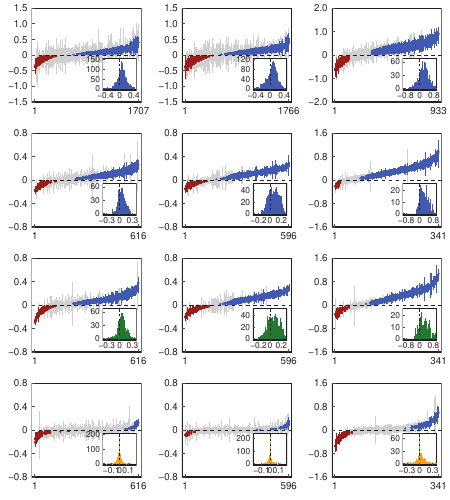

This chart was generated by the following R code:
rm(list = ls())
library(rstudioapi)
library(metafor)
library(ggplot2)
library(cowplot)
currentPath <- getSourceEditorContext()$path
charLocations <- gregexpr('/',currentPath)[[1]]
currentPath <- substring(currentPath,1,charLocations[length(charLocations)]-1)
setwd(currentPath)

##==== Function ====##
theme_custom <- function(){
  myTheme <- theme(panel.background = element_rect(fill = 'white',color = 'black',size = 0.5),
                   panel.grid = element_blank(),
                   legend.position = 'none',
                   plot.margin = margin(6,6,6,6),
                   plot.background = element_blank(),
                   axis.ticks = element_line(size = 0.3),
                   axis.ticks.length = unit(-0.15,'lines'),
                   axis.title.y = element_blank(),
                   axis.title.x = element_blank(),
                   axis.text.y = element_text(size = 7,margin = margin(0,3,0,0),color = '#000000'),
                   axis.text.x = element_text(size = 7,margin = margin(4,0,0,0),color = '#000000'))
  return(myTheme)
}
CMYKtoRGB <- function(C,M,Y,K){
  Rc <- (1-C)*(1-K)
  Gc <- (1-M)*(1-K)
  Bc <- (1-Y)*(1-K)
  R <- as.character(as.hexmode((ceiling(Rc*255))))
  G <- as.character(as.hexmode((ceiling(Gc*255))))
  B <- as.character(as.hexmode((ceiling(Bc*255))))
  if(nchar(R) == 1){
    R <- paste0('0',R)
  }
  if(nchar(G) == 1){
    G <- paste0('0',G)
  }
  if(nchar(B) == 1){
    B <- paste0('0',B)
  }
  RGBColor <- paste0('#',R,G,B)
  return(RGBColor)
}
##==== Function ====##

##==== Part 1: Height (Species) ====##
load('Data_Height_Species.R')
# Part 1.1: Prepare Data for drawing
dataMatrix <- dataMatrix[,c('yi','vi')]
dataMatrix <- dataMatrix[order(dataMatrix$yi),]
dataMatrix$vi <- sqrt(dataMatrix$vi)
selectIDs <- which((dataMatrix$yi <= quantile(dataMatrix$yi,0.98))&(dataMatrix$yi >= quantile(dataMatrix$yi,0.02))&(dataMatrix$vi < 0.4))
figData <- data.frame(Sample = seq(1,length(selectIDs)),Mean = dataMatrix$yi[selectIDs],SD = dataMatrix$vi[selectIDs])
extraFigData <- data.frame()
for(i in seq(1,nrow(figData))){
  if((figData[i,'Mean']+qnorm(0.975)*figData[i,'SD']) < 0){
    tempData <- figData[i,]
    tempData$Color <- CMYKtoRGB(0.1,0.91,0.91,0.35)
    extraFigData <- rbind(extraFigData,tempData)
  }
  if((figData[i,'Mean']-qnorm(0.975)*figData[i,'SD']) > 0){
    tempData <- figData[i,]
    tempData$Color <- CMYKtoRGB(0.84,0.67,0,0)
    extraFigData <- rbind(extraFigData,tempData)
  }
}
# Part 1.2: Draw
fig_S10a <- ggplot()+
  geom_errorbar(data = figData,mapping = aes(x = Sample,ymin = Mean - qnorm(0.975)*SD,ymax = Mean + qnorm(0.975)*SD),
                color = '#C8C8C8',size = 0.1,width = 0)+
  geom_errorbar(data = extraFigData,mapping = aes(x = Sample,ymin = Mean - qnorm(0.975)*SD,ymax = Mean + qnorm(0.975)*SD),
                color = extraFigData$Color,size = 0.1,width = 0)+
  geom_point(data = extraFigData,mapping = aes(x = Sample,y = Mean),color = extraFigData$Color,size = 0.1)+
  geom_hline(yintercept = 0,linetype = 'dashed',color = '#000000',size = 0.3)+
  scale_x_continuous(limits = c(1,nrow(figData)),breaks = c(1,nrow(figData)),labels = c('1',as.character(nrow(dataMatrix))),expand = c(0.03,0.03))+
  scale_y_continuous(limits = c(-1.5,1.5),breaks = seq(-1.5,1.5,0.5),labels = c('-1.5','-1.0','-0.5','0','0.5','1.0','1.5'),expand = c(0,0))+
  theme_custom()
fig_S10a_Insert <- ggplot()+
  geom_histogram(data = figData,mapping = aes(x = Mean),binwidth = 0.02,fill = CMYKtoRGB(0.84,0.67,0,0))+
  geom_vline(xintercept = 0,size = 0.2,color = '#000000',linetype = 'dashed')+
  scale_x_continuous(limits = c(-0.48,0.48),breaks = seq(-0.4,0.4,0.4),labels = c('-0.4','0','0.4'),expand = c(0,0))+
  scale_y_continuous(limits = c(0,150),breaks = seq(0,150,50))+
  theme_custom()+
  theme(plot.margin = margin(2,2,2,2),
        axis.ticks.length = unit(-0.1,'lines'),
        axis.title.x = element_blank(),
        axis.title.y = element_blank(),
        axis.text.x = element_text(size = 6,margin = margin(2,0,0,0),color = '#000000'),
        axis.text.y = element_text(size = 6,margin = margin(0,2,0,0),color = '#000000'))
##==== Part 1: Height (Species) ====##

##==== Part 2: DBH (Species) ====##
load('Data_DBH_Species.R')
# Part 2.1: Prepare Data for drawing
dataMatrix <- dataMatrix[,c('yi','vi')]
dataMatrix <- dataMatrix[order(dataMatrix$yi),]
dataMatrix$vi <- sqrt(dataMatrix$vi)
selectIDs <- which((dataMatrix$yi <= quantile(dataMatrix$yi,0.98))&(dataMatrix$yi >= quantile(dataMatrix$yi,0.02))&(dataMatrix$vi < 0.3))
figData <- data.frame(Sample = seq(1,length(selectIDs)),Mean = dataMatrix$yi[selectIDs],SD = dataMatrix$vi[selectIDs])
extraFigData <- data.frame()
for(i in seq(1,nrow(figData))){
  if((figData[i,'Mean']+qnorm(0.975)*figData[i,'SD']) < 0){
    tempData <- figData[i,]
    tempData$Color <- CMYKtoRGB(0.1,0.91,0.91,0.35)
    extraFigData <- rbind(extraFigData,tempData)
  }
  if((figData[i,'Mean']-qnorm(0.975)*figData[i,'SD']) > 0){
    tempData <- figData[i,]
    tempData$Color <- CMYKtoRGB(0.84,0.67,0,0)
    extraFigData <- rbind(extraFigData,tempData)
  }
}
# Part 2.2: Draw
fig_S10b <- ggplot()+
  geom_errorbar(data = figData,mapping = aes(x = Sample,ymin = Mean - qnorm(0.975)*SD,ymax = Mean + qnorm(0.975)*SD),
                color = '#C8C8C8',size = 0.1,width = 0)+
  geom_errorbar(data = extraFigData,mapping = aes(x = Sample,ymin = Mean - qnorm(0.975)*SD,ymax = Mean + qnorm(0.975)*SD),
                color = extraFigData$Color,size = 0.1,width = 0)+
  geom_point(data = extraFigData,mapping = aes(x = Sample,y = Mean),color = extraFigData$Color,size = 0.1)+
  geom_hline(yintercept = 0,linetype = 'dashed',color = '#000000',size = 0.3)+
  scale_x_continuous(limits = c(1,nrow(figData)),breaks = c(1,nrow(figData)),labels = c('1',as.character(nrow(dataMatrix))),expand = c(0.03,0.03))+
  scale_y_continuous(limits = c(-1.5,1.5),breaks = seq(-1.5,1.5,0.5),labels = c('-1.5','-1.0','-0.5','0','0.5','1.0','1.5'),expand = c(0,0))+
  theme_custom()
fig_S10b_Insert <- ggplot()+
  geom_histogram(data = figData,mapping = aes(x = Mean),binwidth = 0.02,fill = CMYKtoRGB(0.84,0.67,0,0))+
  geom_vline(xintercept = 0,size = 0.2,color = '#000000',linetype = 'dashed')+
  scale_x_continuous(limits = c(-0.48,0.48),breaks = seq(-0.4,0.4,0.4),labels = c('-0.4','0','0.4'),expand = c(0,0))+
  scale_y_continuous(limits = c(0,120),breaks = seq(0,120,40))+
  theme_custom()+
  theme(plot.margin = margin(2,2,2,2),
        axis.ticks.length = unit(-0.1,'lines'),
        axis.title.x = element_blank(),
        axis.title.y = element_blank(),
        axis.text.x = element_text(size = 6,margin = margin(2,0,0,0),color = '#000000'),
        axis.text.y = element_text(size = 6,margin = margin(0,2,0,0),color = '#000000'))
##==== Part 2: DBH (Species) ====##

##==== Part 3: Biomass (Species) ====##
load('Data_Bio_Species.R')
# Part 3.1: Prepare Data for drawing
dataMatrix <- dataMatrix[,c('yi','vi')]
dataMatrix <- dataMatrix[order(dataMatrix$yi),]
dataMatrix$vi <- sqrt(dataMatrix$vi)
selectIDs <- which((dataMatrix$yi <= quantile(dataMatrix$yi,0.98))&(dataMatrix$yi >= quantile(dataMatrix$yi,0.02))&(dataMatrix$vi < 0.3))
figData <- data.frame(Sample = seq(1,length(selectIDs)),Mean = dataMatrix$yi[selectIDs],SD = dataMatrix$vi[selectIDs])
extraFigData <- data.frame()
for(i in seq(1,nrow(figData))){
  if((figData[i,'Mean']+qnorm(0.975)*figData[i,'SD']) < 0){
    tempData <- figData[i,]
    tempData$Color <- CMYKtoRGB(0.1,0.91,0.91,0.35)
    extraFigData <- rbind(extraFigData,tempData)
  }
  if((figData[i,'Mean']-qnorm(0.975)*figData[i,'SD']) > 0){
    tempData <- figData[i,]
    tempData$Color <- CMYKtoRGB(0.84,0.67,0,0)
    extraFigData <- rbind(extraFigData,tempData)
  }
}
# Part 3.2: Draw
fig_S10c <- ggplot()+
  geom_errorbar(data = figData,mapping = aes(x = Sample,ymin = Mean - qnorm(0.975)*SD,ymax = Mean + qnorm(0.975)*SD),
                color = '#C8C8C8',size = 0.1,width = 0)+
  geom_errorbar(data = extraFigData,mapping = aes(x = Sample,ymin = Mean - qnorm(0.975)*SD,ymax = Mean + qnorm(0.975)*SD),
                color = extraFigData$Color,size = 0.1,width = 0)+
  geom_point(data = extraFigData,mapping = aes(x = Sample,y = Mean),color = extraFigData$Color,size = 0.1)+
  geom_hline(yintercept = 0,linetype = 'dashed',color = '#000000',size = 0.3)+
  scale_x_continuous(limits = c(1,nrow(figData)),breaks = c(1,nrow(figData)),labels = c('1',as.character(nrow(dataMatrix))),expand = c(0.03,0.03))+
  scale_y_continuous(limits = c(-2,2),breaks = seq(-2,2,1),labels = c('-2.0','-1.0','0','1.0','2.0'),expand = c(0,0))+
  theme_custom()
fig_S10c_Insert <- ggplot()+
  geom_histogram(data = figData,mapping = aes(x = Mean),binwidth = 0.04,fill = CMYKtoRGB(0.84,0.67,0,0))+
  geom_vline(xintercept = 0,size = 0.2,color = '#000000',linetype = 'dashed')+
  scale_x_continuous(limits = c(-0.96,0.96),breaks = seq(-0.8,0.8,0.8),labels = c('-0.8','0','0.8'),expand = c(0,0))+
  scale_y_continuous(limits = c(0,65),breaks = seq(0,60,30))+
  theme_custom()+
  theme(plot.margin = margin(2,2,2,2),
        axis.ticks.length = unit(-0.1,'lines'),
        axis.title.x = element_blank(),
        axis.title.y = element_blank(),
        axis.text.x = element_text(size = 6,margin = margin(2,0,0,0),color = '#000000'),
        axis.text.y = element_text(size = 6,margin = margin(0,2,0,0),color = '#000000'))
##==== Part 3: Biomass (Species) ====##

##==== Part 4: Height (NE) ====##
load('Data_Height_Community.R')
# Part 4.1: Prepare Data for drawing
dataMatrix <- dataMatrix[,c('Net_yi','Net_vi')]
dataMatrix <- dataMatrix[order(dataMatrix$Net_yi),]
dataMatrix$Net_vi <- sqrt(dataMatrix$Net_vi)
selectIDs <- which((dataMatrix$Net_yi <= quantile(dataMatrix$Net_yi,0.98))&(dataMatrix$Net_yi >= quantile(dataMatrix$Net_yi,0.02))&(dataMatrix$Net_vi < 0.4))
figData <- data.frame(Sample = seq(1,length(selectIDs)),Mean = dataMatrix$Net_yi[selectIDs],SD = dataMatrix$Net_vi[selectIDs])
extraFigData <- data.frame()
for(i in seq(1,nrow(figData))){
  if((figData[i,'Mean']+qnorm(0.975)*figData[i,'SD']) < 0){
    tempData <- figData[i,]
    tempData$Color <- CMYKtoRGB(0.1,0.91,0.91,0.35)
    extraFigData <- rbind(extraFigData,tempData)
  }
  if((figData[i,'Mean']-qnorm(0.975)*figData[i,'SD']) > 0){
    tempData <- figData[i,]
    tempData$Color <- CMYKtoRGB(0.84,0.67,0,0)
    extraFigData <- rbind(extraFigData,tempData)
  }
}
# Part 4.2: Draw
fig_S10d <- ggplot()+
  geom_errorbar(data = figData,mapping = aes(x = Sample,ymin = Mean - qnorm(0.975)*SD,ymax = Mean + qnorm(0.975)*SD),
                color = '#C8C8C8',size = 0.1,width = 0)+
  geom_errorbar(data = extraFigData,mapping = aes(x = Sample,ymin = Mean - qnorm(0.975)*SD,ymax = Mean + qnorm(0.975)*SD),
                color = extraFigData$Color,size = 0.1,width = 0)+
  geom_point(data = extraFigData,mapping = aes(x = Sample,y = Mean),color = extraFigData$Color,size = 0.1)+
  geom_hline(yintercept = 0,linetype = 'dashed',color = '#000000',size = 0.3)+
  scale_x_continuous(limits = c(1,nrow(figData)),breaks = c(1,nrow(figData)),labels = c('1',as.character(nrow(dataMatrix))),expand = c(0.03,0.03))+
  scale_y_continuous(limits = c(-0.8,0.8),breaks = seq(-0.8,0.8,0.4),labels = c('-0.8','-0.4','0','0.4','0.8'),expand = c(0,0))+
  theme_custom()
fig_S10d_Insert <- ggplot()+
  geom_histogram(data = figData,mapping = aes(x = Mean),binwidth = 0.02,fill = CMYKtoRGB(0.84,0.67,0,0))+
  geom_vline(xintercept = 0,size = 0.2,color = '#000000',linetype = 'dashed')+
  scale_x_continuous(limits = c(-0.4,0.4),breaks = seq(-0.3,0.3,0.3),labels = c('-0.3','0','0.3'),expand = c(0,0))+
  scale_y_continuous(limits = c(0,65),breaks = seq(0,60,30))+
  theme_custom()+
  theme(plot.margin = margin(2,2,2,2),
        axis.ticks.length = unit(-0.1,'lines'),
        axis.title.x = element_blank(),
        axis.title.y = element_blank(),
        axis.text.x = element_text(size = 6,margin = margin(2,0,0,0),color = '#000000'),
        axis.text.y = element_text(size = 6,margin = margin(0,2,0,0),color = '#000000'))
##==== Part 4: Height (NE) ====##

##==== Part 5: DBH (NE) ====##
load('Data_DBH_Community.R')
# Part 5.1: Prepare Data for drawing
dataMatrix <- dataMatrix[,c('Net_yi','Net_vi')]
dataMatrix <- dataMatrix[order(dataMatrix$Net_yi),]
dataMatrix$Net_vi <- sqrt(dataMatrix$Net_vi)
selectIDs <- which((dataMatrix$Net_yi <= quantile(dataMatrix$Net_yi,0.98))&(dataMatrix$Net_yi >= quantile(dataMatrix$Net_yi,0.02))&(dataMatrix$Net_vi < 0.4))
figData <- data.frame(Sample = seq(1,length(selectIDs)),Mean = dataMatrix$Net_yi[selectIDs],SD = dataMatrix$Net_vi[selectIDs])
extraFigData <- data.frame()
for(i in seq(1,nrow(figData))){
  if((figData[i,'Mean']+qnorm(0.975)*figData[i,'SD']) < 0){
    tempData <- figData[i,]
    tempData$Color <- CMYKtoRGB(0.1,0.91,0.91,0.35)
    extraFigData <- rbind(extraFigData,tempData)
  }
  if((figData[i,'Mean']-qnorm(0.975)*figData[i,'SD']) > 0){
    tempData <- figData[i,]
    tempData$Color <- CMYKtoRGB(0.84,0.67,0,0)
    extraFigData <- rbind(extraFigData,tempData)
  }
}
# Part 5.2: Draw
fig_S10e <- ggplot()+
  geom_errorbar(data = figData,mapping = aes(x = Sample,ymin = Mean - qnorm(0.975)*SD,ymax = Mean + qnorm(0.975)*SD),
                color = '#C8C8C8',size = 0.1,width = 0)+
  geom_errorbar(data = extraFigData,mapping = aes(x = Sample,ymin = Mean - qnorm(0.975)*SD,ymax = Mean + qnorm(0.975)*SD),
                color = extraFigData$Color,size = 0.1,width = 0)+
  geom_point(data = extraFigData,mapping = aes(x = Sample,y = Mean),color = extraFigData$Color,size = 0.1)+
  geom_hline(yintercept = 0,linetype = 'dashed',color = '#000000',size = 0.3)+
  scale_x_continuous(limits = c(1,nrow(figData)),breaks = c(1,nrow(figData)),labels = c('1',as.character(nrow(dataMatrix))),expand = c(0.03,0.03))+
  scale_y_continuous(limits = c(-0.8,0.8),breaks = seq(-0.8,0.8,0.4),labels = c('-0.8','-0.4','0','0.4','0.8'),expand = c(0,0))+
  theme_custom()
fig_S10e_Insert <- ggplot()+
  geom_histogram(data = figData,mapping = aes(x = Mean),binwidth = 0.02,fill = CMYKtoRGB(0.84,0.67,0,0))+
  geom_vline(xintercept = 0,size = 0.2,color = '#000000',linetype = 'dashed')+
  scale_x_continuous(limits = c(-0.3,0.3),breaks = seq(-0.2,0.2,0.2),labels = c('-0.2','0','0.2'),expand = c(0,0))+
  scale_y_continuous(limits = c(0,50),breaks = seq(0,40,20))+
  theme_custom()+
  theme(plot.margin = margin(2,2,2,2),
        axis.ticks.length = unit(-0.1,'lines'),
        axis.title.x = element_blank(),
        axis.title.y = element_blank(),
        axis.text.x = element_text(size = 6,margin = margin(2,0,0,0),color = '#000000'),
        axis.text.y = element_text(size = 6,margin = margin(0,2,0,0),color = '#000000'))
##==== Part 5: DBH (NE) ====##

##==== Part 6: Biomass (NE) ====##
load('Data_Bio_Community.R')
# Part 6.1: Prepare Data for drawing
dataMatrix <- dataMatrix[,c('Net_yi','Net_vi')]
dataMatrix <- dataMatrix[order(dataMatrix$Net_yi),]
dataMatrix$Net_vi <- sqrt(dataMatrix$Net_vi)
selectIDs <- which((dataMatrix$Net_yi <= quantile(dataMatrix$Net_yi,0.98))&(dataMatrix$Net_yi >= quantile(dataMatrix$Net_yi,0.02))&(dataMatrix$Net_vi < 0.4))
figData <- data.frame(Sample = seq(1,length(selectIDs)),Mean = dataMatrix$Net_yi[selectIDs],SD = dataMatrix$Net_vi[selectIDs])
extraFigData <- data.frame()
for(i in seq(1,nrow(figData))){
  if((figData[i,'Mean']+qnorm(0.975)*figData[i,'SD']) < 0){
    tempData <- figData[i,]
    tempData$Color <- CMYKtoRGB(0.1,0.91,0.91,0.35)
    extraFigData <- rbind(extraFigData,tempData)
  }
  if((figData[i,'Mean']-qnorm(0.975)*figData[i,'SD']) > 0){
    tempData <- figData[i,]
    tempData$Color <- CMYKtoRGB(0.84,0.67,0,0)
    extraFigData <- rbind(extraFigData,tempData)
  }
}
# Part 6.2: Draw
fig_S10f <- ggplot()+
  geom_errorbar(data = figData,mapping = aes(x = Sample,ymin = Mean - qnorm(0.975)*SD,ymax = Mean + qnorm(0.975)*SD),
                color = '#C8C8C8',size = 0.1,width = 0)+
  geom_errorbar(data = extraFigData,mapping = aes(x = Sample,ymin = Mean - qnorm(0.975)*SD,ymax = Mean + qnorm(0.975)*SD),
                color = extraFigData$Color,size = 0.1,width = 0)+
  geom_point(data = extraFigData,mapping = aes(x = Sample,y = Mean),color = extraFigData$Color,size = 0.1)+
  geom_hline(yintercept = 0,linetype = 'dashed',color = '#000000',size = 0.3)+
  scale_x_continuous(limits = c(1,nrow(figData)),breaks = c(1,nrow(figData)),labels = c('1',as.character(nrow(dataMatrix))),expand = c(0.03,0.03))+
  scale_y_continuous(limits = c(-1.6,1.6),breaks = seq(-1.6,1.6,0.8),labels = c('-1.6','-0.8','0','0.8','1.6'),expand = c(0,0))+
  theme_custom()
fig_S10f_Insert <- ggplot()+
  geom_histogram(data = figData,mapping = aes(x = Mean),binwidth = 0.04,fill = CMYKtoRGB(0.84,0.67,0,0))+
  geom_vline(xintercept = 0,size = 0.2,color = '#000000',linetype = 'dashed')+
  scale_x_continuous(limits = c(-1,1),breaks = seq(-0.8,0.8,0.8),labels = c('-0.8','0','0.8'),expand = c(0,0))+
  scale_y_continuous(limits = c(0,25),breaks = seq(0,20,10))+
  theme_custom()+
  theme(plot.margin = margin(2,2,2,2),
        axis.ticks.length = unit(-0.1,'lines'),
        axis.title.x = element_blank(),
        axis.title.y = element_blank(),
        axis.text.x = element_text(size = 6,margin = margin(2,0,0,0),color = '#000000'),
        axis.text.y = element_text(size = 6,margin = margin(0,2,0,0),color = '#000000'))
##==== Part 6: Biomass (NE) ====##

##==== Part 7: Height (CE) ====##
load('Data_Height_Community.R')
# Part 7.1: Prepare Data for drawing
dataMatrix <- dataMatrix[,c('Com_yi','Com_vi')]
dataMatrix <- dataMatrix[order(dataMatrix$Com_yi),]
dataMatrix$Com_vi <- sqrt(dataMatrix$Com_vi)
selectIDs <- which((dataMatrix$Com_yi <= quantile(dataMatrix$Com_yi,0.98))&(dataMatrix$Com_yi >= quantile(dataMatrix$Com_yi,0.02))&(dataMatrix$Com_vi < 0.4))
figData <- data.frame(Sample = seq(1,length(selectIDs)),Mean = dataMatrix$Com_yi[selectIDs],SD = dataMatrix$Com_vi[selectIDs])
extraFigData <- data.frame()
for(i in seq(1,nrow(figData))){
  if((figData[i,'Mean']+qnorm(0.975)*figData[i,'SD']) < 0){
    tempData <- figData[i,]
    tempData$Color <- CMYKtoRGB(0.1,0.91,0.91,0.35)
    extraFigData <- rbind(extraFigData,tempData)
  }
  if((figData[i,'Mean']-qnorm(0.975)*figData[i,'SD']) > 0){
    tempData <- figData[i,]
    tempData$Color <- CMYKtoRGB(0.84,0.67,0,0)
    extraFigData <- rbind(extraFigData,tempData)
  }
}
# Part 7.2: Draw
fig_S10g <- ggplot()+
  geom_errorbar(data = figData,mapping = aes(x = Sample,ymin = Mean - qnorm(0.975)*SD,ymax = Mean + qnorm(0.975)*SD),
                color = '#C8C8C8',size = 0.1,width = 0)+
  geom_errorbar(data = extraFigData,mapping = aes(x = Sample,ymin = Mean - qnorm(0.975)*SD,ymax = Mean + qnorm(0.975)*SD),
                color = extraFigData$Color,size = 0.1,width = 0)+
  geom_point(data = extraFigData,mapping = aes(x = Sample,y = Mean),color = extraFigData$Color,size = 0.1)+
  geom_hline(yintercept = 0,linetype = 'dashed',color = '#000000',size = 0.3)+
  scale_x_continuous(limits = c(1,nrow(figData)),breaks = c(1,nrow(figData)),labels = c('1',as.character(nrow(dataMatrix))),expand = c(0.03,0.03))+
  scale_y_continuous(limits = c(-0.8,0.8),breaks = seq(-0.8,0.8,0.4),labels = c('-0.8','-0.4','0','0.4','0.8'),expand = c(0,0))+
  theme_custom()
fig_S10g_Insert <- ggplot()+
  geom_histogram(data = figData,mapping = aes(x = Mean),binwidth = 0.02,fill = CMYKtoRGB(0.82,0.20,0.93,0.24))+
  geom_vline(xintercept = 0,size = 0.2,color = '#000000',linetype = 'dashed')+
  scale_x_continuous(limits = c(-0.4,0.4),breaks = seq(-0.3,0.3,0.3),labels = c('-0.3','0','0.3'),expand = c(0,0))+
  scale_y_continuous(limits = c(0,65),breaks = seq(0,60,30))+
  theme_custom()+
  theme(plot.margin = margin(2,2,2,2),
        axis.ticks.length = unit(-0.1,'lines'),
        axis.title.x = element_blank(),
        axis.title.y = element_blank(),
        axis.text.x = element_text(size = 6,margin = margin(2,0,0,0),color = '#000000'),
        axis.text.y = element_text(size = 6,margin = margin(0,2,0,0),color = '#000000'))
##==== Part 7: Height (CE) ====##

##==== Part 8: DBH (CE) ====##
load('Data_DBH_Community.R')
# Part 8.1: Prepare Data for drawing
dataMatrix <- dataMatrix[,c('Com_yi','Com_vi')]
dataMatrix <- dataMatrix[order(dataMatrix$Com_yi),]
dataMatrix$Com_vi <- sqrt(dataMatrix$Com_vi)
selectIDs <- which((dataMatrix$Com_yi <= quantile(dataMatrix$Com_yi,0.98))&(dataMatrix$Com_yi >= quantile(dataMatrix$Com_yi,0.02))&(dataMatrix$Com_vi < 0.4))
figData <- data.frame(Sample = seq(1,length(selectIDs)),Mean = dataMatrix$Com_yi[selectIDs],SD = dataMatrix$Com_vi[selectIDs])
extraFigData <- data.frame()
for(i in seq(1,nrow(figData))){
  if((figData[i,'Mean']+qnorm(0.975)*figData[i,'SD']) < 0){
    tempData <- figData[i,]
    tempData$Color <- CMYKtoRGB(0.1,0.91,0.91,0.35)
    extraFigData <- rbind(extraFigData,tempData)
  }
  if((figData[i,'Mean']-qnorm(0.975)*figData[i,'SD']) > 0){
    tempData <- figData[i,]
    tempData$Color <- CMYKtoRGB(0.84,0.67,0,0)
    extraFigData <- rbind(extraFigData,tempData)
  }
}
# Part 8.2: Draw
fig_S10h <- ggplot()+
  geom_errorbar(data = figData,mapping = aes(x = Sample,ymin = Mean - qnorm(0.975)*SD,ymax = Mean + qnorm(0.975)*SD),
                color = '#C8C8C8',size = 0.1,width = 0)+
  geom_errorbar(data = extraFigData,mapping = aes(x = Sample,ymin = Mean - qnorm(0.975)*SD,ymax = Mean + qnorm(0.975)*SD),
                color = extraFigData$Color,size = 0.1,width = 0)+
  geom_point(data = extraFigData,mapping = aes(x = Sample,y = Mean),color = extraFigData$Color,size = 0.1)+
  geom_hline(yintercept = 0,linetype = 'dashed',color = '#000000',size = 0.3)+
  scale_x_continuous(limits = c(1,nrow(figData)),breaks = c(1,nrow(figData)),labels = c('1',as.character(nrow(dataMatrix))),expand = c(0.03,0.03))+
  scale_y_continuous(limits = c(-0.8,0.8),breaks = seq(-0.8,0.8,0.4),labels = c('-0.8','-0.4','0','0.4','0.8'),expand = c(0,0))+
  theme_custom()
fig_S10h_Insert <- ggplot()+
  geom_histogram(data = figData,mapping = aes(x = Mean),binwidth = 0.02,fill = CMYKtoRGB(0.82,0.20,0.93,0.24))+
  geom_vline(xintercept = 0,size = 0.2,color = '#000000',linetype = 'dashed')+
  scale_x_continuous(limits = c(-0.3,0.3),breaks = seq(-0.2,0.2,0.2),labels = c('-0.2','0','0.2'),expand = c(0,0))+
  scale_y_continuous(limits = c(0,50),breaks = seq(0,40,20))+
  theme_custom()+
  theme(plot.margin = margin(2,2,2,2),
        axis.ticks.length = unit(-0.1,'lines'),
        axis.title.x = element_blank(),
        axis.title.y = element_blank(),
        axis.text.x = element_text(size = 6,margin = margin(2,0,0,0),color = '#000000'),
        axis.text.y = element_text(size = 6,margin = margin(0,2,0,0),color = '#000000'))
##==== Part 8: DBH (CE) ====##

##==== Part 9: Biomass (CE) ====##
load('Data_Bio_Community.R')
# Part 9.1: Prepare Data for drawing
dataMatrix <- dataMatrix[,c('Com_yi','Com_vi')]
dataMatrix <- dataMatrix[order(dataMatrix$Com_yi),]
dataMatrix$Com_vi <- sqrt(dataMatrix$Com_vi)
selectIDs <- which((dataMatrix$Com_yi <= quantile(dataMatrix$Com_yi,0.98))&(dataMatrix$Com_yi >= quantile(dataMatrix$Com_yi,0.02))&(dataMatrix$Com_vi < 0.4))
figData <- data.frame(Sample = seq(1,length(selectIDs)),Mean = dataMatrix$Com_yi[selectIDs],SD = dataMatrix$Com_vi[selectIDs])
extraFigData <- data.frame()
for(i in seq(1,nrow(figData))){
  if((figData[i,'Mean']+qnorm(0.975)*figData[i,'SD']) < 0){
    tempData <- figData[i,]
    tempData$Color <- CMYKtoRGB(0.1,0.91,0.91,0.35)
    extraFigData <- rbind(extraFigData,tempData)
  }
  if((figData[i,'Mean']-qnorm(0.975)*figData[i,'SD']) > 0){
    tempData <- figData[i,]
    tempData$Color <- CMYKtoRGB(0.84,0.67,0,0)
    extraFigData <- rbind(extraFigData,tempData)
  }
}
# Part 9.2: Draw
fig_S10i <- ggplot()+
  geom_errorbar(data = figData,mapping = aes(x = Sample,ymin = Mean - qnorm(0.975)*SD,ymax = Mean + qnorm(0.975)*SD),
                color = '#C8C8C8',size = 0.1,width = 0)+
  geom_errorbar(data = extraFigData,mapping = aes(x = Sample,ymin = Mean - qnorm(0.975)*SD,ymax = Mean + qnorm(0.975)*SD),
                color = extraFigData$Color,size = 0.1,width = 0)+
  geom_point(data = extraFigData,mapping = aes(x = Sample,y = Mean),color = extraFigData$Color,size = 0.1)+
  geom_hline(yintercept = 0,linetype = 'dashed',color = '#000000',size = 0.3)+
  scale_x_continuous(limits = c(1,nrow(figData)),breaks = c(1,nrow(figData)),labels = c('1',as.character(nrow(dataMatrix))),expand = c(0.03,0.03))+
  scale_y_continuous(limits = c(-1.6,1.6),breaks = seq(-1.6,1.6,0.8),labels = c('-1.6','-0.8','0','0.8','1.6'),expand = c(0,0))+
  theme_custom()
fig_S10i_Insert <- ggplot()+
  geom_histogram(data = figData,mapping = aes(x = Mean),binwidth = 0.04,fill = CMYKtoRGB(0.82,0.20,0.93,0.24))+
  geom_vline(xintercept = 0,size = 0.2,color = '#000000',linetype = 'dashed')+
  scale_x_continuous(limits = c(-1,1),breaks = seq(-0.8,0.8,0.8),labels = c('-0.8','0','0.8'),expand = c(0,0))+
  scale_y_continuous(limits = c(0,25),breaks = seq(0,20,10))+
  theme_custom()+
  theme(plot.margin = margin(2,2,2,2),
        axis.ticks.length = unit(-0.1,'lines'),
        axis.title.x = element_blank(),
        axis.title.y = element_blank(),
        axis.text.x = element_text(size = 6,margin = margin(2,0,0,0),color = '#000000'),
        axis.text.y = element_text(size = 6,margin = margin(0,2,0,0),color = '#000000'))
##==== Part 9: Biomass (CE) ====##

##==== Part 10: Height (SE) ====##
load('Data_Height_Community.R')
# Part 10.1: Prepare Data for drawing
dataMatrix <- dataMatrix[,c('Sel_yi','Sel_vi')]
dataMatrix <- dataMatrix[order(dataMatrix$Sel_yi),]
dataMatrix$Sel_vi <- sqrt(dataMatrix$Sel_vi)
selectIDs <- which((dataMatrix$Sel_yi <= quantile(dataMatrix$Sel_yi,0.98))&(dataMatrix$Sel_yi >= quantile(dataMatrix$Sel_yi,0.02))&(dataMatrix$Sel_vi < 0.4))
figData <- data.frame(Sample = seq(1,length(selectIDs)),Mean = dataMatrix$Sel_yi[selectIDs],SD = dataMatrix$Sel_vi[selectIDs])
extraFigData <- data.frame()
for(i in seq(1,nrow(figData))){
  if((figData[i,'Mean']+qnorm(0.975)*figData[i,'SD']) < 0){
    tempData <- figData[i,]
    tempData$Color <- CMYKtoRGB(0.1,0.91,0.91,0.35)
    extraFigData <- rbind(extraFigData,tempData)
  }
  if((figData[i,'Mean']-qnorm(0.975)*figData[i,'SD']) > 0){
    tempData <- figData[i,]
    tempData$Color <- CMYKtoRGB(0.84,0.67,0,0)
    extraFigData <- rbind(extraFigData,tempData)
  }
}
# Part 10.2: Draw
fig_S10j <- ggplot()+
  geom_errorbar(data = figData,mapping = aes(x = Sample,ymin = Mean - qnorm(0.975)*SD,ymax = Mean + qnorm(0.975)*SD),
                color = '#C8C8C8',size = 0.1,width = 0)+
  geom_errorbar(data = extraFigData,mapping = aes(x = Sample,ymin = Mean - qnorm(0.975)*SD,ymax = Mean + qnorm(0.975)*SD),
                color = extraFigData$Color,size = 0.1,width = 0)+
  geom_point(data = extraFigData,mapping = aes(x = Sample,y = Mean),color = extraFigData$Color,size = 0.1)+
  geom_hline(yintercept = 0,linetype = 'dashed',color = '#000000',size = 0.3)+
  scale_x_continuous(limits = c(1,nrow(figData)),breaks = c(1,nrow(figData)),labels = c('1',as.character(nrow(dataMatrix))),expand = c(0.03,0.03))+
  scale_y_continuous(limits = c(-0.8,0.8),breaks = seq(-0.8,0.8,0.4),labels = c('-0.8','-0.4','0','0.4','0.8'),expand = c(0,0))+
  theme_custom()
fig_S10j_Insert <- ggplot()+
  geom_histogram(data = figData,mapping = aes(x = Mean),binwidth = 0.01,fill = CMYKtoRGB(0,0.38,0.96,0))+
  geom_vline(xintercept = 0,size = 0.2,color = '#000000',linetype = 'dashed')+
  scale_x_continuous(limits = c(-0.2,0.2),breaks = seq(-0.1,0.1,0.1),labels = c('-0.1','0','0.1'),expand = c(0,0))+
  scale_y_continuous(limits = c(0,200),breaks = seq(0,200,100),labels = c('0','100','200'))+
  theme_custom()+
  theme(plot.margin = margin(2,2,2,2),
        axis.ticks.length = unit(-0.1,'lines'),
        axis.title.x = element_blank(),
        axis.title.y = element_blank(),
        axis.text.x = element_text(size = 6,margin = margin(2,0,0,0),color = '#000000'),
        axis.text.y = element_text(size = 6,margin = margin(0,2,0,0),color = '#000000'))
##==== Part 10: Height (SE) ====##

##==== Part 11: DBH (SE) ====##
load('Data_DBH_Community.R')
# Part 11.1: Prepare Data for drawing
dataMatrix <- dataMatrix[,c('Sel_yi','Sel_vi')]
dataMatrix <- dataMatrix[order(dataMatrix$Sel_yi),]
dataMatrix$Sel_vi <- sqrt(dataMatrix$Sel_vi)
selectIDs <- which((dataMatrix$Sel_yi <= quantile(dataMatrix$Sel_yi,0.98))&(dataMatrix$Sel_yi >= quantile(dataMatrix$Sel_yi,0.02))&(dataMatrix$Sel_vi < 0.4))
figData <- data.frame(Sample = seq(1,length(selectIDs)),Mean = dataMatrix$Sel_yi[selectIDs],SD = dataMatrix$Sel_vi[selectIDs])
extraFigData <- data.frame()
for(i in seq(1,nrow(figData))){
  if((figData[i,'Mean']+qnorm(0.975)*figData[i,'SD']) < 0){
    tempData <- figData[i,]
    tempData$Color <- CMYKtoRGB(0.1,0.91,0.91,0.35)
    extraFigData <- rbind(extraFigData,tempData)
  }
  if((figData[i,'Mean']-qnorm(0.975)*figData[i,'SD']) > 0){
    tempData <- figData[i,]
    tempData$Color <- CMYKtoRGB(0.84,0.67,0,0)
    extraFigData <- rbind(extraFigData,tempData)
  }
}
# Part 11.2: Draw
fig_S10k <- ggplot()+
  geom_errorbar(data = figData,mapping = aes(x = Sample,ymin = Mean - qnorm(0.975)*SD,ymax = Mean + qnorm(0.975)*SD),
                color = '#C8C8C8',size = 0.1,width = 0)+
  geom_errorbar(data = extraFigData,mapping = aes(x = Sample,ymin = Mean - qnorm(0.975)*SD,ymax = Mean + qnorm(0.975)*SD),
                color = extraFigData$Color,size = 0.1,width = 0)+
  geom_point(data = extraFigData,mapping = aes(x = Sample,y = Mean),color = extraFigData$Color,size = 0.1)+
  geom_hline(yintercept = 0,linetype = 'dashed',color = '#000000',size = 0.3)+
  scale_x_continuous(limits = c(1,nrow(figData)),breaks = c(1,nrow(figData)),labels = c('1',as.character(nrow(dataMatrix))),expand = c(0.03,0.03))+
  scale_y_continuous(limits = c(-0.8,0.8),breaks = seq(-0.8,0.8,0.4),labels = c('-0.8','-0.4','0','0.4','0.8'),expand = c(0,0))+
  theme_custom()
fig_S10k_Insert <- ggplot()+
  geom_histogram(data = figData,mapping = aes(x = Mean),binwidth = 0.01,fill = CMYKtoRGB(0,0.38,0.96,0))+
  geom_vline(xintercept = 0,size = 0.2,color = '#000000',linetype = 'dashed')+
  scale_x_continuous(limits = c(-0.2,0.2),breaks = seq(-0.1,0.1,0.1),labels = c('-0.1','0','0.1'),expand = c(0,0))+
  scale_y_continuous(limits = c(0,230),breaks = seq(0,200,100))+
  theme_custom()+
  theme(plot.margin = margin(2,2,2,2),
        axis.ticks.length = unit(-0.1,'lines'),
        axis.title.x = element_blank(),
        axis.title.y = element_blank(),
        axis.text.x = element_text(size = 6,margin = margin(2,0,0,0),color = '#000000'),
        axis.text.y = element_text(size = 6,margin = margin(0,2,0,0),color = '#000000'))
##==== Part 11: DBH (SE) ====##

##==== Part 12: Biomass (SE) ====##
load('Data_Bio_Community.R')
# Part 12.1: Prepare Data for drawing
dataMatrix <- dataMatrix[,c('Sel_yi','Sel_vi')]
dataMatrix <- dataMatrix[order(dataMatrix$Sel_yi),]
dataMatrix$Sel_vi <- sqrt(dataMatrix$Sel_vi)
selectIDs <- which((dataMatrix$Sel_yi <= quantile(dataMatrix$Sel_yi,0.98))&(dataMatrix$Sel_yi >= quantile(dataMatrix$Sel_yi,0.02))&(dataMatrix$Sel_vi < 0.4))
figData <- data.frame(Sample = seq(1,length(selectIDs)),Mean = dataMatrix$Sel_yi[selectIDs],SD = dataMatrix$Sel_vi[selectIDs])
extraFigData <- data.frame()
for(i in seq(1,nrow(figData))){
  if((figData[i,'Mean']+qnorm(0.975)*figData[i,'SD']) < 0){
    tempData <- figData[i,]
    tempData$Color <- CMYKtoRGB(0.1,0.91,0.91,0.35)
    extraFigData <- rbind(extraFigData,tempData)
  }
  if((figData[i,'Mean']-qnorm(0.975)*figData[i,'SD']) > 0){
    tempData <- figData[i,]
    tempData$Color <- CMYKtoRGB(0.84,0.67,0,0)
    extraFigData <- rbind(extraFigData,tempData)
  }
}
# Part 12.2: Draw
fig_S10l <- ggplot()+
  geom_errorbar(data = figData,mapping = aes(x = Sample,ymin = Mean - qnorm(0.975)*SD,ymax = Mean + qnorm(0.975)*SD),
                color = '#C8C8C8',size = 0.1,width = 0)+
  geom_errorbar(data = extraFigData,mapping = aes(x = Sample,ymin = Mean - qnorm(0.975)*SD,ymax = Mean + qnorm(0.975)*SD),
                color = extraFigData$Color,size = 0.1,width = 0)+
  geom_point(data = extraFigData,mapping = aes(x = Sample,y = Mean),color = extraFigData$Color,size = 0.1)+
  geom_hline(yintercept = 0,linetype = 'dashed',color = '#000000',size = 0.3)+
  scale_x_continuous(limits = c(1,nrow(figData)),breaks = c(1,nrow(figData)),labels = c('1',as.character(nrow(dataMatrix))),expand = c(0.03,0.03))+
  scale_y_continuous(limits = c(-1.6,1.6),breaks = seq(-1.6,1.6,0.8),labels = c('-1.6','-0.8','0','0.8','1.6'),expand = c(0,0))+
  theme_custom()
fig_S10l_Insert <- ggplot()+
  geom_histogram(data = figData,mapping = aes(x = Mean),binwidth = 0.02,fill = CMYKtoRGB(0,0.38,0.96,0))+
  geom_vline(xintercept = 0,size = 0.2,color = '#000000',linetype = 'dashed')+
  scale_x_continuous(limits = c(-0.4,0.4),breaks = seq(-0.3,0.3,0.3),labels = c('-0.3','0','0.3'),expand = c(0,0))+
  scale_y_continuous(limits = c(0,70),breaks = seq(0,60,30))+
  theme_custom()+
  theme(plot.margin = margin(2,2,2,2),
        axis.ticks.length = unit(-0.1,'lines'),
        axis.title.x = element_blank(),
        axis.title.y = element_blank(),
        axis.text.x = element_text(size = 6,margin = margin(2,0,0,0),color = '#000000'),
        axis.text.y = element_text(size = 6,margin = margin(0,2,0,0),color = '#000000'))
##==== Part 12: Biomass (SE) ====##

##==== Part 13: Combine ====##
fig_S10 <- ggdraw()+
  draw_plot(fig_S10a,x = 0,y = 0.75,width = 0.333,height = 0.25)+
  draw_plot(fig_S10b,x = 0.334,y = 0.75,width = 0.333,height = 0.25)+
  draw_plot(fig_S10c,x = 0.667,y = 0.75,width = 0.333,height = 0.25)+
  draw_plot(fig_S10d,x = 0,y = 0.5,width = 0.333,height = 0.25)+
  draw_plot(fig_S10e,x = 0.334,y = 0.5,width = 0.333,height = 0.25)+
  draw_plot(fig_S10f,x = 0.667,y = 0.5,width = 0.333,height = 0.25)+
  draw_plot(fig_S10g,x = 0,y = 0.25,width = 0.333,height = 0.25)+
  draw_plot(fig_S10h,x = 0.334,y = 0.25,width = 0.333,height = 0.25)+
  draw_plot(fig_S10i,x = 0.667,y = 0.25,width = 0.333,height = 0.25)+
  draw_plot(fig_S10j,x = 0,y = 0,width = 0.333,height = 0.25)+
  draw_plot(fig_S10k,x = 0.334,y = 0,width = 0.333,height = 0.25)+
  draw_plot(fig_S10l,x = 0.667,y = 0,width = 0.333,height = 0.25)+
  draw_plot(fig_S10a_Insert,x = 0.185,y = 0.793,width = 0.125,height = 0.096)+
  draw_plot(fig_S10b_Insert,x = 0.519,y = 0.793,width = 0.125,height = 0.096)+
  draw_plot(fig_S10c_Insert,x = 0.862,y = 0.793,width = 0.115,height = 0.096)+
  draw_plot(fig_S10d_Insert,x = 0.195,y = 0.543,width = 0.115,height = 0.096)+
  draw_plot(fig_S10e_Insert,x = 0.529,y = 0.543,width = 0.115,height = 0.096)+
  draw_plot(fig_S10f_Insert,x = 0.862,y = 0.543,width = 0.115,height = 0.096)+
  draw_plot(fig_S10g_Insert,x = 0.195,y = 0.293,width = 0.115,height = 0.096)+
  draw_plot(fig_S10h_Insert,x = 0.529,y = 0.293,width = 0.115,height = 0.096)+
  draw_plot(fig_S10i_Insert,x = 0.862,y = 0.293,width = 0.115,height = 0.096)+
  draw_plot(fig_S10j_Insert,x = 0.185,y = 0.043,width = 0.125,height = 0.096)+
  draw_plot(fig_S10k_Insert,x = 0.519,y = 0.043,width = 0.125,height = 0.096)+
  draw_plot(fig_S10l_Insert,x = 0.862,y = 0.043,width = 0.115,height = 0.096)
outputFileName <- paste0(currentPath,'/fig_S10.pdf')
pdf(file = outputFileName,width = 4.5,height = 5,colormodel = 'cmyk')
print(fig_S10)
dev.off()
##==== Part 13: Combine ====##